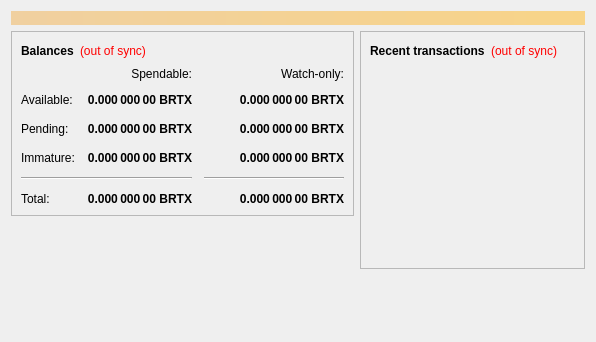
<?xml version="1.0" encoding="UTF-8"?>
<ui version="4.0">
 <class>OverviewPage</class>
 <widget class="QWidget" name="OverviewPage">
  <property name="geometry">
   <rect>
    <x>0</x>
    <y>0</y>
    <width>596</width>
    <height>342</height>
   </rect>
  </property>
  <property name="windowTitle">
   <string>Form</string>
  </property>
  <layout class="QVBoxLayout" name="topLayout">
   <item>
    <widget class="QLabel" name="labelAlerts">
     <property name="visible">
      <bool>false</bool>
     </property>
     <property name="styleSheet">
      <string notr="true">background-color: qlineargradient(x1: 0, y1: 0, x2: 1, y2: 0, stop:0 #F0D0A0, stop:1 #F8D488); color:#000000;</string>
     </property>
     <property name="wordWrap">
      <bool>true</bool>
     </property>
     <property name="margin">
      <number>3</number>
     </property>
    </widget>
   </item>
   <item>
    <layout class="QHBoxLayout" name="horizontalLayout" stretch="1,1">
     <item>
      <layout class="QVBoxLayout" name="verticalLayout_2">
       <item>
        <widget class="QFrame" name="frame">
         <property name="frameShape">
          <enum>QFrame::StyledPanel</enum>
         </property>
         <property name="frameShadow">
          <enum>QFrame::Raised</enum>
         </property>
         <layout class="QVBoxLayout" name="verticalLayout_4">
          <item>
           <layout class="QHBoxLayout" name="horizontalLayout_4">
            <item>
             <widget class="QLabel" name="label_5">
              <property name="font">
               <font>
                <weight>75</weight>
                <bold>true</bold>
               </font>
              </property>
              <property name="text">
               <string>Balances</string>
              </property>
             </widget>
            </item>
            <item>
             <widget class="QLabel" name="labelWalletStatus">
              <property name="cursor">
               <cursorShape>WhatsThisCursor</cursorShape>
              </property>
              <property name="toolTip">
               <string>The displayed information may be out of date. Your wallet automatically synchronizes with the Bitcoinrtx network after a connection is established, but this process has not completed yet.</string>
              </property>
              <property name="styleSheet">
               <string notr="true">QLabel { color: red; }</string>
              </property>
              <property name="text">
               <string notr="true">(out of sync)</string>
              </property>
              <property name="alignment">
               <set>Qt::AlignLeading|Qt::AlignLeft|Qt::AlignVCenter</set>
              </property>
             </widget>
            </item>
            <item>
             <spacer name="horizontalSpacer_3">
              <property name="orientation">
               <enum>Qt::Horizontal</enum>
              </property>
              <property name="sizeHint" stdset="0">
               <size>
                <width>40</width>
                <height>20</height>
               </size>
              </property>
             </spacer>
            </item>
           </layout>
          </item>
          <item>
           <layout class="QGridLayout" name="gridLayout">
            <property name="spacing">
             <number>12</number>
            </property>
            <item row="2" column="2">
             <widget class="QLabel" name="labelWatchPending">
              <property name="font">
               <font>
                <weight>75</weight>
                <bold>true</bold>
               </font>
              </property>
              <property name="cursor">
               <cursorShape>IBeamCursor</cursorShape>
              </property>
              <property name="toolTip">
               <string>Unconfirmed transactions to watch-only addresses</string>
              </property>
              <property name="text">
               <string notr="true">0.000 000 00 BRTX</string>
              </property>
              <property name="alignment">
               <set>Qt::AlignRight|Qt::AlignTrailing|Qt::AlignVCenter</set>
              </property>
              <property name="textInteractionFlags">
               <set>Qt::LinksAccessibleByMouse|Qt::TextSelectableByKeyboard|Qt::TextSelectableByMouse</set>
              </property>
             </widget>
            </item>
            <item row="2" column="1">
             <widget class="QLabel" name="labelUnconfirmed">
              <property name="font">
               <font>
                <weight>75</weight>
                <bold>true</bold>
               </font>
              </property>
              <property name="cursor">
               <cursorShape>IBeamCursor</cursorShape>
              </property>
              <property name="toolTip">
               <string>Total of transactions that have yet to be confirmed, and do not yet count toward the spendable balance</string>
              </property>
              <property name="text">
               <string notr="true">0.000 000 00 BRTX</string>
              </property>
              <property name="alignment">
               <set>Qt::AlignRight|Qt::AlignTrailing|Qt::AlignVCenter</set>
              </property>
              <property name="textInteractionFlags">
               <set>Qt::LinksAccessibleByMouse|Qt::TextSelectableByKeyboard|Qt::TextSelectableByMouse</set>
              </property>
             </widget>
            </item>
            <item row="3" column="2">
             <widget class="QLabel" name="labelWatchImmature">
              <property name="font">
               <font>
                <weight>75</weight>
                <bold>true</bold>
               </font>
              </property>
              <property name="cursor">
               <cursorShape>IBeamCursor</cursorShape>
              </property>
              <property name="toolTip">
               <string>Mined balance in watch-only addresses that has not yet matured</string>
              </property>
              <property name="text">
               <string notr="true">0.000 000 00 BRTX</string>
              </property>
              <property name="alignment">
               <set>Qt::AlignRight|Qt::AlignTrailing|Qt::AlignVCenter</set>
              </property>
              <property name="textInteractionFlags">
               <set>Qt::LinksAccessibleByMouse|Qt::TextSelectableByKeyboard|Qt::TextSelectableByMouse</set>
              </property>
             </widget>
            </item>
            <item row="4" column="0" colspan="2">
             <widget class="Line" name="line">
              <property name="orientation">
               <enum>Qt::Horizontal</enum>
              </property>
             </widget>
            </item>
            <item row="4" column="2">
             <widget class="Line" name="lineWatchBalance">
              <property name="sizePolicy">
               <sizepolicy hsizetype="Preferred" vsizetype="Fixed">
                <horstretch>0</horstretch>
                <verstretch>0</verstretch>
               </sizepolicy>
              </property>
              <property name="minimumSize">
               <size>
                <width>140</width>
                <height>0</height>
               </size>
              </property>
              <property name="orientation">
               <enum>Qt::Horizontal</enum>
              </property>
             </widget>
            </item>
            <item row="5" column="0">
             <widget class="QLabel" name="labelTotalText">
              <property name="text">
               <string>Total:</string>
              </property>
             </widget>
            </item>
            <item row="3" column="1">
             <widget class="QLabel" name="labelImmature">
              <property name="font">
               <font>
                <weight>75</weight>
                <bold>true</bold>
               </font>
              </property>
              <property name="cursor">
               <cursorShape>IBeamCursor</cursorShape>
              </property>
              <property name="toolTip">
               <string>Mined balance that has not yet matured</string>
              </property>
              <property name="text">
               <string notr="true">0.000 000 00 BRTX</string>
              </property>
              <property name="alignment">
               <set>Qt::AlignRight|Qt::AlignTrailing|Qt::AlignVCenter</set>
              </property>
              <property name="textInteractionFlags">
               <set>Qt::LinksAccessibleByMouse|Qt::TextSelectableByKeyboard|Qt::TextSelectableByMouse</set>
              </property>
             </widget>
            </item>
            <item row="2" column="3">
             <spacer name="horizontalSpacer_2">
              <property name="orientation">
               <enum>Qt::Horizontal</enum>
              </property>
              <property name="sizeHint" stdset="0">
               <size>
                <width>40</width>
                <height>20</height>
               </size>
              </property>
             </spacer>
            </item>
            <item row="3" column="0">
             <widget class="QLabel" name="labelImmatureText">
              <property name="text">
               <string>Immature:</string>
              </property>
             </widget>
            </item>
            <item row="5" column="1">
             <widget class="QLabel" name="labelTotal">
              <property name="font">
               <font>
                <weight>75</weight>
                <bold>true</bold>
               </font>
              </property>
              <property name="cursor">
               <cursorShape>IBeamCursor</cursorShape>
              </property>
              <property name="toolTip">
               <string>Your current total balance</string>
              </property>
              <property name="text">
               <string notr="true">0.000 000 00 BRTX</string>
              </property>
              <property name="alignment">
               <set>Qt::AlignRight|Qt::AlignTrailing|Qt::AlignVCenter</set>
              </property>
              <property name="textInteractionFlags">
               <set>Qt::LinksAccessibleByMouse|Qt::TextSelectableByKeyboard|Qt::TextSelectableByMouse</set>
              </property>
             </widget>
            </item>
            <item row="5" column="2">
             <widget class="QLabel" name="labelWatchTotal">
              <property name="font">
               <font>
                <weight>75</weight>
                <bold>true</bold>
               </font>
              </property>
              <property name="cursor">
               <cursorShape>IBeamCursor</cursorShape>
              </property>
              <property name="toolTip">
               <string>Current total balance in watch-only addresses</string>
              </property>
              <property name="text">
               <string notr="true">0.000 000 00 BRTX</string>
              </property>
              <property name="alignment">
               <set>Qt::AlignRight|Qt::AlignTrailing|Qt::AlignVCenter</set>
              </property>
              <property name="textInteractionFlags">
               <set>Qt::LinksAccessibleByMouse|Qt::TextSelectableByKeyboard|Qt::TextSelectableByMouse</set>
              </property>
             </widget>
            </item>
            <item row="0" column="2">
             <widget class="QLabel" name="labelWatchonly">
              <property name="text">
               <string>Watch-only:</string>
              </property>
              <property name="alignment">
               <set>Qt::AlignRight|Qt::AlignTrailing|Qt::AlignVCenter</set>
              </property>
             </widget>
            </item>
            <item row="1" column="0">
             <widget class="QLabel" name="labelBalanceText">
              <property name="text">
               <string>Available:</string>
              </property>
             </widget>
            </item>
            <item row="1" column="1">
             <widget class="QLabel" name="labelBalance">
              <property name="font">
               <font>
                <weight>75</weight>
                <bold>true</bold>
               </font>
              </property>
              <property name="cursor">
               <cursorShape>IBeamCursor</cursorShape>
              </property>
              <property name="toolTip">
               <string>Your current spendable balance</string>
              </property>
              <property name="text">
               <string notr="true">0.000 000 00 BRTX</string>
              </property>
              <property name="alignment">
               <set>Qt::AlignRight|Qt::AlignTrailing|Qt::AlignVCenter</set>
              </property>
              <property name="textInteractionFlags">
               <set>Qt::LinksAccessibleByMouse|Qt::TextSelectableByKeyboard|Qt::TextSelectableByMouse</set>
              </property>
             </widget>
            </item>
            <item row="1" column="2">
             <widget class="QLabel" name="labelWatchAvailable">
              <property name="font">
               <font>
                <weight>75</weight>
                <bold>true</bold>
               </font>
              </property>
              <property name="cursor">
               <cursorShape>IBeamCursor</cursorShape>
              </property>
              <property name="toolTip">
               <string>Your current balance in watch-only addresses</string>
              </property>
              <property name="text">
               <string notr="true">0.000 000 00 BRTX</string>
              </property>
              <property name="alignment">
               <set>Qt::AlignRight|Qt::AlignTrailing|Qt::AlignVCenter</set>
              </property>
              <property name="textInteractionFlags">
               <set>Qt::LinksAccessibleByMouse|Qt::TextSelectableByKeyboard|Qt::TextSelectableByMouse</set>
              </property>
             </widget>
            </item>
            <item row="2" column="0">
             <widget class="QLabel" name="labelPendingText">
              <property name="text">
               <string>Pending:</string>
              </property>
             </widget>
            </item>
            <item row="0" column="1">
             <widget class="QLabel" name="labelSpendable">
              <property name="text">
               <string>Spendable:</string>
              </property>
              <property name="alignment">
               <set>Qt::AlignRight|Qt::AlignTrailing|Qt::AlignVCenter</set>
              </property>
             </widget>
            </item>
           </layout>
          </item>
         </layout>
        </widget>
       </item>
       <item>
        <spacer name="verticalSpacer">
         <property name="orientation">
          <enum>Qt::Vertical</enum>
         </property>
         <property name="sizeHint" stdset="0">
          <size>
           <width>20</width>
           <height>40</height>
          </size>
         </property>
        </spacer>
       </item>
      </layout>
     </item>
     <item>
      <layout class="QVBoxLayout" name="verticalLayout_3">
       <item>
        <widget class="QFrame" name="frame_2">
         <property name="frameShape">
          <enum>QFrame::StyledPanel</enum>
         </property>
         <property name="frameShadow">
          <enum>QFrame::Raised</enum>
         </property>
         <layout class="QVBoxLayout" name="verticalLayout">
          <item>
           <layout class="QHBoxLayout" name="horizontalLayout_2">
            <item>
             <widget class="QLabel" name="label_4">
              <property name="font">
               <font>
                <weight>75</weight>
                <bold>true</bold>
               </font>
              </property>
              <property name="text">
               <string>Recent transactions</string>
              </property>
             </widget>
            </item>
            <item>
             <widget class="QLabel" name="labelTransactionsStatus">
              <property name="cursor">
               <cursorShape>WhatsThisCursor</cursorShape>
              </property>
              <property name="toolTip">
               <string>The displayed information may be out of date. Your wallet automatically synchronizes with the Bitcoinrtx network after a connection is established, but this process has not completed yet.</string>
              </property>
              <property name="styleSheet">
               <string notr="true">QLabel { color: red; }</string>
              </property>
              <property name="text">
               <string notr="true">(out of sync)</string>
              </property>
              <property name="alignment">
               <set>Qt::AlignRight|Qt::AlignTrailing|Qt::AlignVCenter</set>
              </property>
             </widget>
            </item>
            <item>
             <spacer name="horizontalSpacer">
              <property name="orientation">
               <enum>Qt::Horizontal</enum>
              </property>
              <property name="sizeHint" stdset="0">
               <size>
                <width>40</width>
                <height>20</height>
               </size>
              </property>
             </spacer>
            </item>
           </layout>
          </item>
          <item>
           <widget class="QListView" name="listTransactions">
            <property name="styleSheet">
             <string notr="true">QListView { background: transparent; }</string>
            </property>
            <property name="frameShape">
             <enum>QFrame::NoFrame</enum>
            </property>
            <property name="verticalScrollBarPolicy">
             <enum>Qt::ScrollBarAlwaysOff</enum>
            </property>
            <property name="horizontalScrollBarPolicy">
             <enum>Qt::ScrollBarAlwaysOff</enum>
            </property>
            <property name="selectionMode">
             <enum>QAbstractItemView::NoSelection</enum>
            </property>
           </widget>
          </item>
         </layout>
        </widget>
       </item>
       <item>
        <spacer name="verticalSpacer_2">
         <property name="orientation">
          <enum>Qt::Vertical</enum>
         </property>
         <property name="sizeHint" stdset="0">
          <size>
           <width>20</width>
           <height>40</height>
          </size>
         </property>
        </spacer>
       </item>
      </layout>
     </item>
    </layout>
   </item>
  </layout>
 </widget>
 <resources/>
 <connections/>
</ui>
